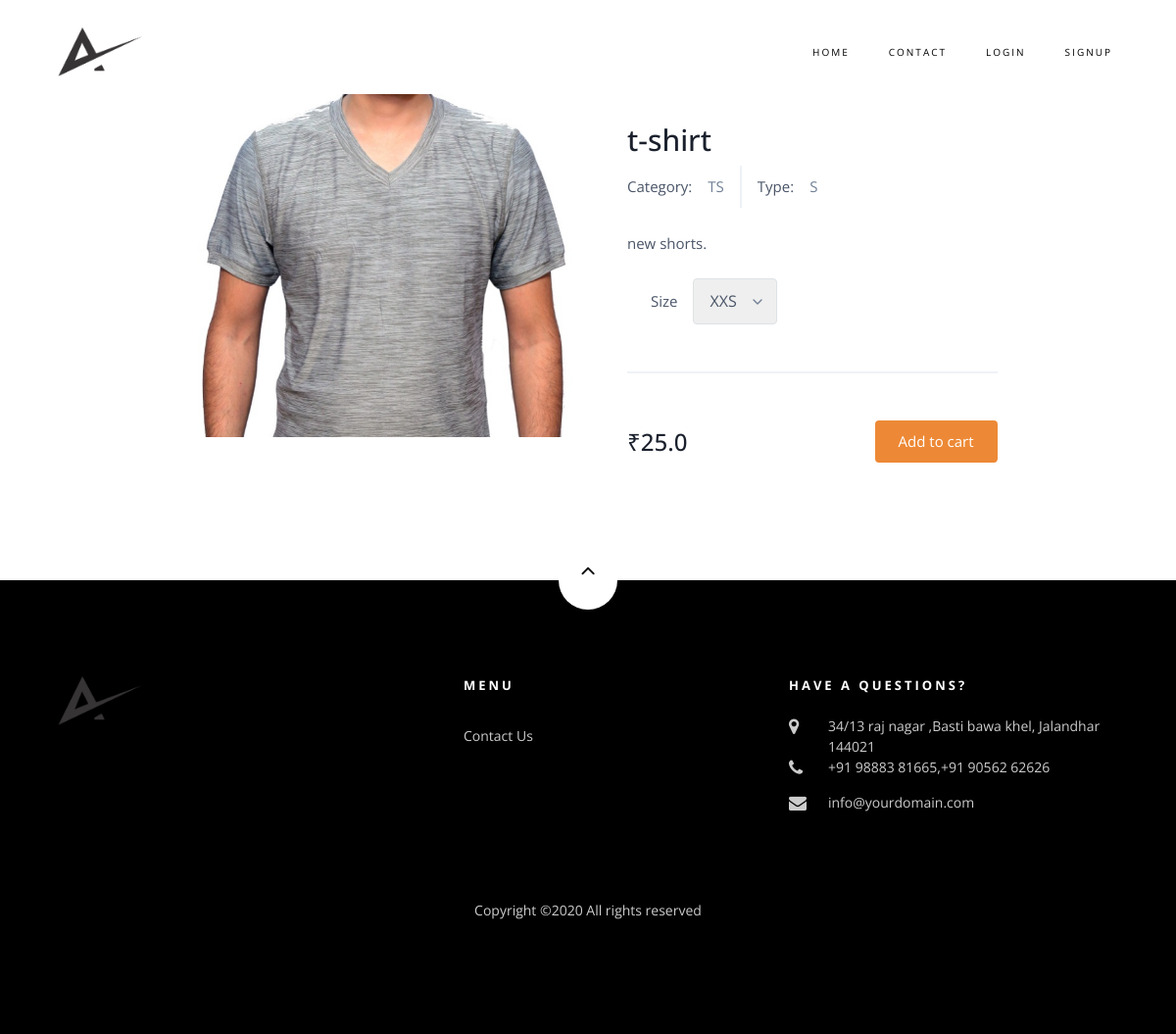
The app's page /product/1/, older data.
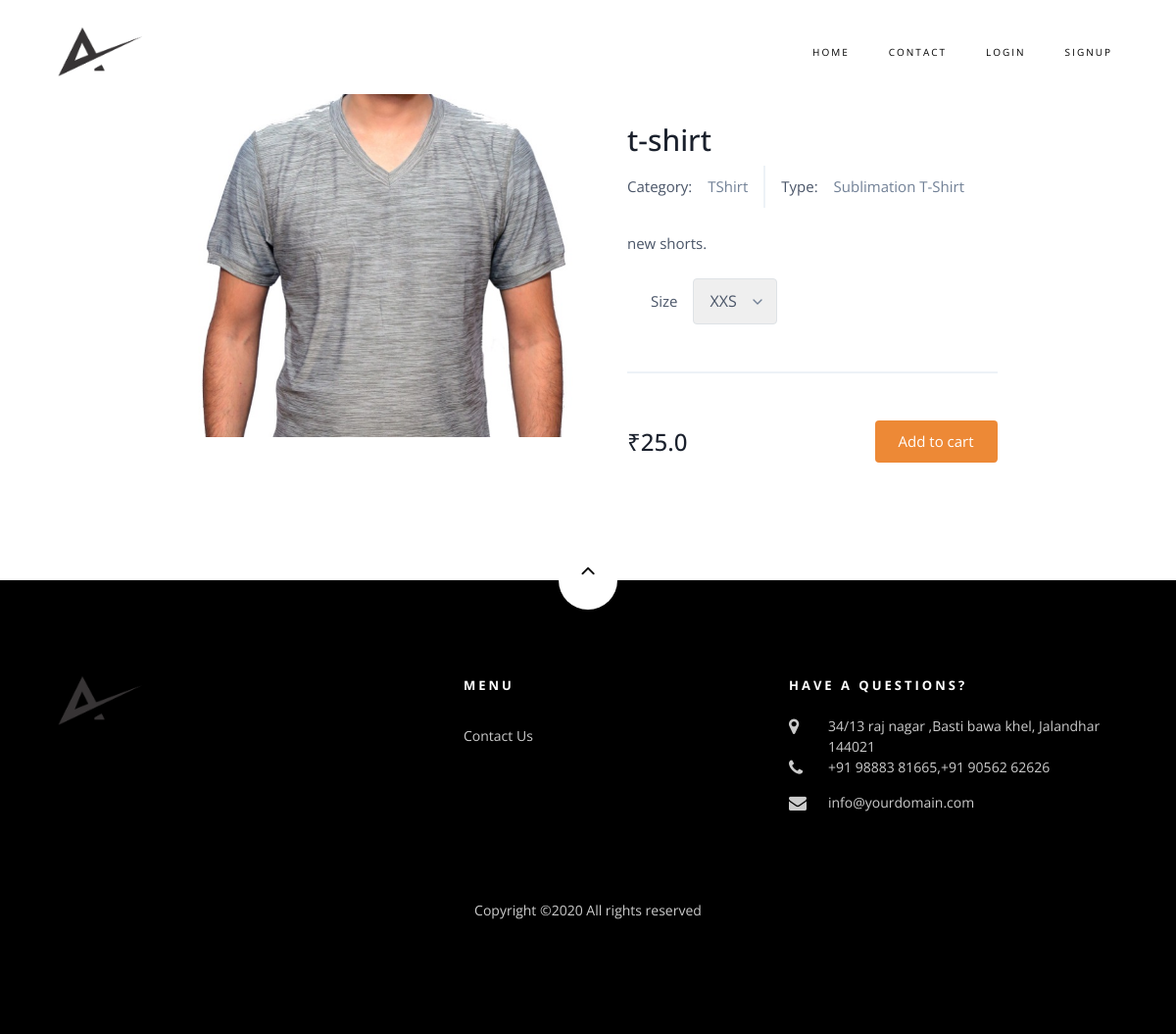
The same page, newer data.
### core/models.py (models this page shows, shortened)
class Item(models.Model):
    title=models.CharField(max_length=100)
    price=models.FloatField()
    discount_price = models.FloatField(blank=True, null=True)
    category = models.CharField(choices=CATEGORY_CHOICES, max_length=50)
    typechoice = models.CharField(choices=TYPE_CHOICE, max_length=50)
    slug = models.SlugField()
    description = models.TextField()
    image = models.ImageField()
    def get_add_to_cart_url(self):
        return reverse("core:add-to-cart", kwargs={
            'slug': self.slug,
        })

### core/views.py (the view)
# urls.py: path('product/<slug>/',ItemDetailView.as_view(),name='product'),
class ItemDetailView(DetailView):
    model=Item
    template_name='product.html'

### templates/product.html (shortened to what this page needs)
{% load static %}
<!DOCTYPE html>
<html lang="en">
  <head>
    <link rel="stylesheet" href="{%static 'css/open-iconic-bootstrap.min.css' %}">
    <link rel="stylesheet" href="{%static 'css/animate.css' %}">
    <link rel="stylesheet" href="{%static 'css/owl.carousel.min.css' %}">
    <link rel="stylesheet" href="{%static 'css/owl.theme.default.min.css' %}">
    <link rel="stylesheet" href="{%static 'css/magnific-popup.css' %}">
    <link rel="stylesheet" href="{%static 'css/aos.css' %}">
    <link rel="stylesheet" href="{%static 'css/ionicons.min.css' %}">
    <link rel="stylesheet" href="{%static 'css/bootstrap-datepicker.css' %}">
    <link rel="stylesheet" href="{%static 'css/jquery.timepicker.css' %}">
    <link href="https://unpkg.com/tailwindcss@^1.0/dist/tailwind.min.css" rel="stylesheet">
    <link rel="stylesheet" href="{%static 'css/flaticon.css' %}">
    <link rel="stylesheet" href="{%static 'css/icomoon.css' %}">
    <link rel="stylesheet" href="{%static 'css/style.css' %}">
    <link rel="stylesheet" href="{%static 'css/flaticon.css' %}">
    <link rel="stylesheet" href="{%static 'css/icomoon.css' %}">
    <link rel="stylesheet" href="{%static 'css/style.css' %}">
  </head>
  <body class="goto-here">
    <nav class="navbar navbar-expand-lg navbar-dark ftco_navbar bg-dark ftco-navbar-light" id="ftco-navbar">
	    <div class="container">
	      <a class="navbar-brand" href="{% url 'core:home' %}"><img height="50px" width="100px" src="{% static 'logo/ambika.png' %}"></a>
	      <div class="collapse navbar-collapse" id="ftco-nav">
	        <ul class="navbar-nav ml-auto">
	          <li class="nav-item active"><a href="{% url 'core:home' %}" class="nav-link">Home</a></li>
	          <li class="nav-item"><a href="contact.html" class="nav-link">Contact</a></li>
	          {% if request.user.is_authenticated %}
            <li class="nav-item"><a href="{% url 'account_logout' %}" class="nav-link">Logout</a></li>
            <li class="nav-item cta cta-colored"><a href="{% url 'core:order-summary' %}" class="nav-link"><span class="icon-shopping_cart"></span></a></li>
            {% else %}
            <li class="nav-item"><a href="{% url 'account_login' %}" class="nav-link">Login</a></li>
            <li class="nav-item"><a href="{% url 'account_signup' %}" class="nav-link">Signup</a></li>
            {% endif %}
	        </ul>
	      </div>
	    </div>
	  </nav>
<section class="text-gray-700 body-font overflow-hidden">
  <div class="container px-5 py-24 mx-auto">
    <div class="lg:w-4/5 mx-auto flex flex-wrap">
      <img alt="ecommerce" class="lg:w-1/2 w-full lg:h-auto h-64 object-cover object-center rounded" style="height:350px;" src="{{object.image.url}}">
      <div class="lg:w-1/2 w-full lg:pl-10 lg:py-6 mt-6 lg:mt-0">
        <h1 class="text-gray-900 text-3xl title-font font-medium mb-1">{{object.title}}</h1>
        <div class="flex mb-4">
          <span class="flex items-center">
            Category:
            <span class="text-gray-600 ml-3">{{object.category}}</span>
          </span>
          <span class="flex ml-3 pl-3 py-2 border-l-2 border-gray-200">
            Type:
            <span class="text-gray-600 ml-3">{{object.typechoice}}</span>
          </span>
        </div>
        <p class="leading-relaxed">{{object.description}}.</p>
        <div class="flex mt-6 items-center pb-5 border-b-2 border-gray-200 mb-5">
          <div class="flex ml-6 items-center">
            <span class="mr-3">Size</span>
            <div class="relative">
            <form action="POST">
            <select id="sizeview" class="rounded border appearance-none border-gray-400 py-2 focus:outline-none focus:border-orange-500 text-base pl-3 pr-10">
                <option value="XXS">XXS</option>
              </select>
              </form>
              <span class="absolute right-0 top-0 h-full w-10 text-center text-gray-600 pointer-events-none flex items-center justify-center">
              </span>
            </div>
          </div>
        </div>
        <div class="flex">
          <span class="title-font font-medium text-2xl text-gray-900">&#8377;{{object.price}}</span>
                    <a id="addtocart" class="flex ml-auto text-white bg-orange-500 border-0 py-2 px-6 focus:outline-none hover:bg-orange-600 rounded">Add to cart</a>
        </div>
      </div>
    </div>
  </div>
</section>
 <footer class="ftco-footer ftco-section">
      <div class="container">
      	<div class="row">
      		<div class="mouse">
						<a href="#" class="mouse-icon">
							<div class="mouse-wheel"><span class="ion-ios-arrow-up"></span></div>
						</a>
					</div>
      	</div>
        <div class="row mb-5">
          <div class="col-md">
            <div class="ftco-footer-widget mb-4">
              <h2 class="ftco-heading-2"><img height="50px" width="100px" src="{% static 'logo/ambika.png' %}"></h2>
            </div>
          </div>
          <div class="col-md">
            <div class="ftco-footer-widget mb-4 ml-md-5">
              <h2 class="ftco-heading-2">Menu</h2>
              <ul class="list-unstyled">
              <li><a href="{% url 'core:contact' %}" class="py-2 d-block">Contact Us</a></li>
              </ul>
            </div>
          </div>
          <div class="col-md">
            <div class="ftco-footer-widget mb-4">
            	<h2 class="ftco-heading-2">Have a Questions?</h2>
            	<div class="block-23 mb-3">
	              <ul>
	                <li><span class="icon icon-map-marker"></span><span class="text">34/13 raj nagar ,Basti bawa khel, Jalandhar 144021</span></li>
	                <li><a href="#"><span class="icon icon-phone"></span><span class="text">+91 98883 81665,+91 90562 62626</span></a></li>
	                <li><a href="#"><span class="icon icon-envelope"></span><span class="text">info@yourdomain.com</span></a></li>
	              </ul>
	            </div>
            </div>
          </div>
        </div>
        <div class="row">
          <div class="col-md-12 text-center">
            <p>
						  Copyright &copy;<script>document.write(new Date().getFullYear());</script> All rights reserved
						</p>
          </div>
        </div>
      </div>
    </footer>
  </body>
</html>

### static_in_env/css/icomoon.css (style rules this page uses)
[class^="icon-"], [class*=" icon-"] { font-family: 'icomoon' !important; speak: none; font-style: normal; font-weight: normal; font-variant: normal; text-transform: none; line-height: 1; -webkit-font-smoothing: antialiased; -moz-osx-font-smoothing: grayscale; }
.icon-map-marker:before { content: "\f041"; }
.icon-phone:before { content: "\f095"; }
.icon-envelope:before { content: "\f0e0"; }

Row changes from the older to the newer data that the page shows:
changed Item "t-shirt": category "TS" → "TShirt"; typechoice "S" → "Sublimation T-Shirt"
